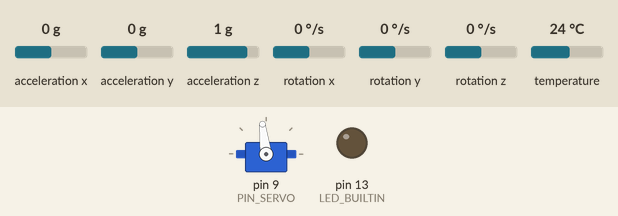
This sketch was run on a simulated Arduino Uno, built with avr-gcc and run on an emulated ATmega328P. Parts: servo, output pins drawn as LEDs (lit = HIGH). Inputs (shaded band) come from the test bench; at power-on: acceleration y 0 g, acceleration x 0 g, acceleration z 1 g, rotation x 0 °/s, rotation y 0 °/s, rotation z 0 °/s, temperature 24 °C. What the sketch prints to the serial monitor is not drawn.

Above: at 9.8 s.
9.9 s: acceleration y set to -1.4 g
At 11.2 s:
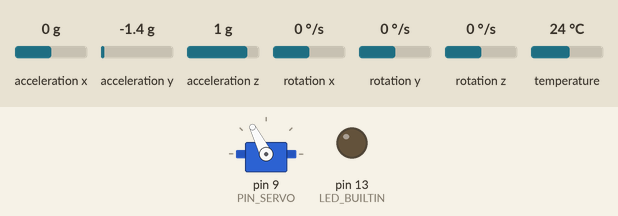
12.9 s: acceleration x set to -1.4 g
At 13.5 s:
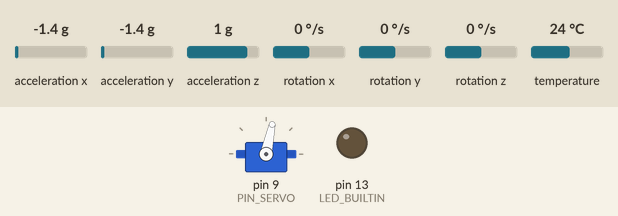
15.9 s: acceleration z set to -1.4 g
18.9 s: rotation x set to -192 °/s
Timing chart, 0 to 21.6 s (numbered marks = the images above; inputs shaded):
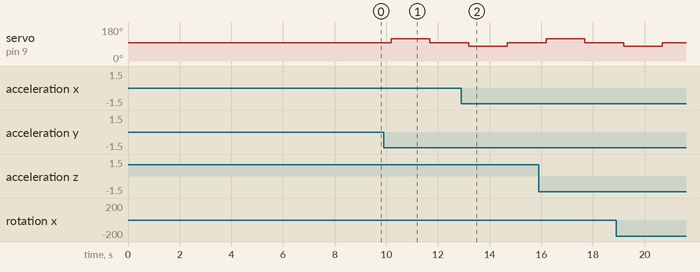

The sketch:

filtro_complementario_mpu6050_v5_excitacion.ino
```cpp
/* Filtro complementario con MPU6050 y excitacion periodica del servo.
 *
 * Secuencia de entrada (en microsegundos):
 *   1544 -> 1750 -> 1544 -> 1350 -> 1544 -> ... (1.5 s por nivel)
 * Lectura, filtro, comando y TX en un unico ciclo de 20 ms (50 Hz).
 * LED encendido: plazo perdido o trama omitida; descartar ese ensayo.
 *
 * Trama binaria para MATLAB (12 bytes):
 *   "abcd" + angulo centrado (salida, grados) + comandoServoUs (entrada ordenada, us)
 * Antes de transmitir: estabilizar en 1544 us y estimar el cero angular.
 *
 * Los dos datos son float de 32 bits. No se imprime texto por Serial.
 */
#include <Wire.h>
#include <Servo.h>
#include <Adafruit_MPU6050.h>
#include <Adafruit_Sensor.h>
#include <string.h>

Adafruit_MPU6050 mpu;
Servo miServo;

const uint8_t PIN_SERVO = 9;
// Esta orden define la posicion de referencia de 0 grados.
const int PULSO_CENTRO_US = 1544;
const uint32_t ESTABILIZACION_SERVO_MS = 2000;
const uint16_t MUESTRAS_ASENTAMIENTO_FILTRO = 50; // 1 s a 50 Hz
const uint16_t MUESTRAS_OFFSET_ANGULO = 150; // Promediar durante 3 s
const uint32_t INTERVALO_EXCITACION_US = 1500000UL;

const uint16_t SECUENCIA_SERVO_US[] = {PULSO_CENTRO_US, 1750, PULSO_CENTRO_US, 1350};
const uint8_t CANTIDAD_PULSOS =
    sizeof(SECUENCIA_SERVO_US) / sizeof(SECUENCIA_SERVO_US[0]);

const uint8_t MPU_ADDR = 0x68;
const uint32_t SERIAL_BAUD = 115200;
const uint32_t I2C_CLOCK_HZ = 400000;
const uint32_t SAMPLE_PERIOD_US = 20000UL; // Ciclo completo a 50 Hz
const uint32_t RESERVA_TX_US = 2500UL; // 12 bytes a 115200: ~1042 us
static_assert(sizeof(float) == 4, "La trama requiere float32");
static_assert(INTERVALO_EXCITACION_US % SAMPLE_PERIOD_US == 0,
              "Cada escalon debe durar un numero entero de periodos");
const float ALPHA = 0.94;

float gyroX_offsetRadS = 0.0;
float anguloAccX = 0.0;
float anguloGyroX = 0.0;
float anguloFiltradoX = 0.0;
float offsetAnguloX = 0.0;
// Entrada u: orden enviada al servo; no es una medicion de pulsos ni de posicion.
float comandoServoUs = PULSO_CENTRO_US;

uint32_t tiempoAnteriorUs = 0;
uint32_t proximaMuestraUs = 0;
uint32_t proximoCambioServoUs = 0;
uint8_t indicePulso = 0;

void sendBinaryFrame() {
  if ((int32_t)(proximaMuestraUs - micros()) < (int32_t)RESERVA_TX_US ||
      Serial.availableForWrite() < 12) {
    digitalWrite(LED_BUILTIN, HIGH);
    return;
  }
  uint8_t trama[12] = {'a', 'b', 'c', 'd'};
  const float valores[] = {anguloFiltradoX - offsetAnguloX, comandoServoUs};
  for (uint8_t i = 0; i < 2; ++i) {
    uint32_t bits;
    memcpy(&bits, &valores[i], sizeof(bits));
    for (uint8_t j = 0; j < 4; ++j)
      trama[4 + 4 * i + j] = (uint8_t)(bits >> (8 * j));
  }
  Serial.write(trama, sizeof(trama)); // UART en segundo plano, sin flush()
}

void setup() {
  Serial.begin(SERIAL_BAUD);
  Wire.begin();
  Wire.setClock(I2C_CLOCK_HZ);

  // Mantener el actuador en el punto medio durante la calibracion.
  comandoServoUs = PULSO_CENTRO_US;
  miServo.writeMicroseconds((int)comandoServoUs);
  miServo.attach(PIN_SERVO);

  pinMode(LED_BUILTIN, OUTPUT);
  digitalWrite(LED_BUILTIN, LOW);
  if (!mpu.begin(MPU_ADDR)) {
    digitalWrite(LED_BUILTIN, HIGH);
    while (true) delay(100);
  }

  mpu.setAccelerometerRange(MPU6050_RANGE_8_G);
  mpu.setGyroRange(MPU6050_RANGE_500_DEG);
  mpu.setFilterBandwidth(MPU6050_BAND_44_HZ);

  // Mantener el sistema quieto durante esta calibracion inicial.
  delay(ESTABILIZACION_SERVO_MS);
  calibrarGyro();
  calibrarCeroAngular();

  // La adquisicion comienza en el centro mecanico.
  comandoServoUs = (float)SECUENCIA_SERVO_US[indicePulso];
  miServo.writeMicroseconds((int)comandoServoUs);

  const uint32_t ahoraUs = micros();
  tiempoAnteriorUs = ahoraUs;
  proximaMuestraUs = ahoraUs + SAMPLE_PERIOD_US;
  proximoCambioServoUs = proximaMuestraUs + INTERVALO_EXCITACION_US;
}

void loop() {
  const uint32_t ahoraUs = micros();
  if ((int32_t)(ahoraUs - proximaMuestraUs) < 0) return;
  proximaMuestraUs += SAMPLE_PERIOD_US;
  while ((int32_t)(ahoraUs - proximaMuestraUs) >= 0) {
    digitalWrite(LED_BUILTIN, HIGH);
    proximaMuestraUs += SAMPLE_PERIOD_US;
  }

  const float dt = (ahoraUs - tiempoAnteriorUs) * 1.0e-6;
  tiempoAnteriorUs = ahoraUs;
  actualizarAngulo(dt);

  // y[k] se mide antes de aplicar u[k], retenida hasta el siguiente ciclo.
  // Los cambios de nivel tambien ocurren sobre esta grilla de 20 ms.
  if ((int32_t)(ahoraUs - proximoCambioServoUs) >= 0) {
    do {
      proximoCambioServoUs += INTERVALO_EXCITACION_US;
      indicePulso = (indicePulso + 1) % CANTIDAD_PULSOS;
    } while ((int32_t)(ahoraUs - proximoCambioServoUs) >= 0);
  }
  comandoServoUs = (float)SECUENCIA_SERVO_US[indicePulso];
  miServo.writeMicroseconds((int)comandoServoUs);
  sendBinaryFrame();
  if ((int32_t)(micros() - proximaMuestraUs) >= 0)
    digitalWrite(LED_BUILTIN, HIGH);
}

// El mismo filtro se usa durante la calibracion y durante la adquisicion.
void actualizarAngulo(float dt) {
  sensors_event_t accel, gyro, temperatura;
  mpu.getEvent(&accel, &gyro, &temperatura);
  anguloAccX =
      atan2(accel.acceleration.y,
            sqrt(sq(accel.acceleration.x) + sq(accel.acceleration.z))) *
      180.0 / PI;
  const float gyroX_dps =
      (gyro.gyro.x - gyroX_offsetRadS) * 180.0 / PI;
  anguloGyroX += gyroX_dps * dt;
  anguloFiltradoX =
      ALPHA * (anguloFiltradoX + gyroX_dps * dt) +
      (1.0 - ALPHA) * anguloAccX;
}

void calibrarCeroAngular() {
  // No hay excitacion ni tramas durante esta etapa; el servo sigue en 1544 us.
  actualizarAngulo(0.0f);
  anguloFiltradoX = anguloAccX;
  uint32_t anteriorUs = micros();
  uint32_t siguienteUs = anteriorUs + SAMPLE_PERIOD_US;
  float sumaAngulo = 0.0f;
  const uint16_t total = MUESTRAS_ASENTAMIENTO_FILTRO + MUESTRAS_OFFSET_ANGULO;
  for (uint16_t i = 0; i < total; ++i) {
    while ((int32_t)(micros() - siguienteUs) < 0) {}
    const uint32_t ahoraUs = micros();
    actualizarAngulo((ahoraUs - anteriorUs) * 1.0e-6f);
    anteriorUs = ahoraUs;
    siguienteUs += SAMPLE_PERIOD_US;
    if (i >= MUESTRAS_ASENTAMIENTO_FILTRO)
      sumaAngulo += anguloFiltradoX;
  }
  offsetAnguloX = sumaAngulo / MUESTRAS_OFFSET_ANGULO;
}

void calibrarGyro() {
  float sumaXRadS = 0.0;
  const int muestras = 500;

  for (int i = 0; i < muestras; i++) {
    sensors_event_t accel, gyro, temperatura;
    mpu.getEvent(&accel, &gyro, &temperatura);
    sumaXRadS += gyro.gyro.x;
    delay(3);
  }

  gyroX_offsetRadS = sumaXRadS / muestras;
}
```
